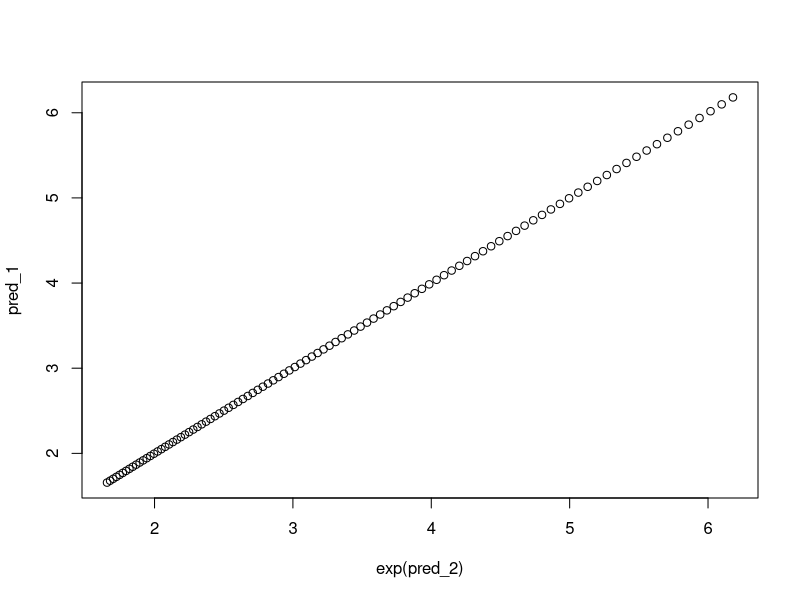

R code for this plot:
## ---- chunk 1
knitr::opts_chunk$set(echo = TRUE)
## ---- chunk 2
SPLIT_half = function(n){
  ind = c(1:n)
  train_ind = sort(sample(ind,floor(n/2)))
  return(train_ind)
}
FIT_lm = function(data,train_ind,form,outcome_name){
  n = dim(data)[1]
  data_train = subset(data,c(1:n)%in%train_ind)
  mod = lm(formula=form,data=data_train)
  return(mod)
}
CVM_lm = function(fit,data,train_ind,form,outcome_name){
  n = dim(data)[1]
  data_test = subset(data,!(c(1:n)%in%train_ind))
  pred = predict(fit,newdata=data_test)
  actual = data_test[,outcome_name]
  mean_squared_error = mean((pred-actual)^2)
  return(mean_squared_error)
}
CV_simple_fun = function(data,SPLIT,FIT,CVM,...){
  n = dim(data)[1]
  train_ind = SPLIT(n)
  fit = FIT(data=data,train_ind=train_ind,...)
  cvm = CVM(fit=fit,data=data,train_ind=train_ind,...)
  return(cvm)
}
## ---- chunk 3
data(faithful)
form = eruptions ~ waiting
outcome_name = "eruptions"
CV_simple_fun(faithful,SPLIT_half,FIT_lm,CVM_lm,form=form,outcome_name=outcome_name)
## ---- chunk 4
form = eruptions ~ poly(waiting,5)
outcome_name = "eruptions"
CV_simple_fun(faithful,SPLIT_half,FIT_lm,CVM_lm,form=form,outcome_name=outcome_name)
## ---- chunk 5
CV_simple_fun_new = function(data,SPLIT,FIT,CVM,...){
  n = dim(data)[1]
  if(class(SPLIT)=="function"){
    train_ind = SPLIT(n)
  }else{
    train_ind = SPLIT
  }
  fit = FIT(data=data,train_ind=train_ind,...)
  cvm = CVM(fit=fit,data=data,train_ind=train_ind,...)
  return(list(cvm=cvm,train_ind = train_ind))
}
## ---- chunk 6
form_1 = eruptions ~ waiting
cv_poly_1 = CV_simple_fun_new(faithful,SPLIT_half,FIT_lm,CVM_lm,form=form_1,outcome_name=outcome_name)
form_5 = eruptions ~ poly(waiting,5)
cv_poly_5 = CV_simple_fun_new(faithful,cv_poly_1$train_ind,FIT_lm,CVM_lm,form=form_5,outcome_name=outcome_name)
print(c(cv_poly_1$cvm,cv_poly_5$cvm))
print(cbind(cv_poly_1$train_ind,cv_poly_5$train_ind))
## ---- chunk 7
SPLIT_percent = function(n,p=0.5){
  ind = c(1:n)
  train_ind = sort(sample(ind,floor(n*p)))
  return(train_ind)  
}
## ---- chunk 8
SPLIT_fifth = function(n){return(SPLIT_percent(n,1/5))}
## ---- chunk 9
cv_poly_1 = CV_simple_fun_new(faithful,SPLIT_fifth,FIT_lm,CVM_lm,form=form_1,outcome_name=outcome_name)
cv_poly_5 = CV_simple_fun_new(faithful,cv_poly_1$train_ind,FIT_lm,CVM_lm,form=form_5,outcome_name=outcome_name)
print(c(cv_poly_1$cvm,cv_poly_5$cvm))
print(cbind(cv_poly_1$train_ind,cv_poly_5$train_ind))
## ---- chunk 10
SPLIT_Kfold = function(n,K){
  ind = c(1:n)
  out = list()
  for(i in 1:(K-1)){
    size = length(ind)*1/(K-i+1)
    split = sort(sample(ind,size))
    ind = ind[ !( ind %in% split ) ]
    out[[i]] = split
  }
  out[[K]] = ind
  return(out)
}
SPLIT_Kfold(34,6)
## ---- chunk 11
CV_Kfold = function(data,K_SPLIT,FIT,CVM,...){
  n = dim(data)[1]
  if(class(K_SPLIT)=="list"){
    split_ind = K_SPLIT
    K = length(K_SPLIT)
  }else{
    split_ind = SPLIT_Kfold(n,K_SPLIT)
    K = K_SPLIT
  }
  cvm = rep(NA,K)
  ind = c(1:n)
  for(i in 1:K){
    train_ind = ind[ -split_ind[[i]] ]
    fit = FIT(data=data,train_ind=train_ind,...)
    cvm[i] = CVM(fit=fit,data=data,train_ind=train_ind,...)
  }
  return(list(cvm = cvm, avg_cvm = mean(cvm), split_ind = split_ind))
}
## ---- chunk 12
cv_poly_1 = CV_Kfold(faithful,K_SPLIT = 5,FIT_lm,CVM_lm,form=form_1,outcome_name=outcome_name)
cv_poly_5 = CV_Kfold(faithful,K_SPLIT = cv_poly_1$split_ind,FIT_lm,CVM_lm,form=form_5,outcome_name=outcome_name)
print(c(cv_poly_1$avg_cvm,cv_poly_5$avg_cvm))
## ---- chunk 13
cv_poly_1 = CV_Kfold(faithful,K_SPLIT = 10,FIT_lm,CVM_lm,form=form_1,outcome_name=outcome_name)
cv_poly_5 = CV_Kfold(faithful,K_SPLIT = cv_poly_1$split_ind,FIT_lm,CVM_lm,form=form_5,outcome_name=outcome_name)
print(c(cv_poly_1$avg_cvm,cv_poly_5$avg_cvm))
## ---- chunk 14
K = 10
K_SPLIT = SPLIT_Kfold(dim(faithful)[1],K)
maxD = 15
avg_cvm = rep(NA,maxD)
for(D in 1:maxD){
  form = eruptions ~ poly(waiting,D)
  cv_poly_D = CV_Kfold(faithful,K_SPLIT,FIT_lm,CVM_lm,form=form,outcome_name=outcome_name)
  avg_cvm[D] = cv_poly_D$avg_cvm
}
print(avg_cvm)
print(which(avg_cvm==min(avg_cvm)))
## ---- chunk 15
mod_gamma = glm(eruptions~waiting,data=faithful,family=Gamma(link="log"))
summary(mod_gamma)
newdata = data.frame(
  eruptions = NA,
  waiting=seq(min(faithful$waiting),max(faithful$waiting),length.out=100)
  )
pred_1 = predict(mod_gamma,newdata=newdata,type="response")
pred_2 = predict(mod_gamma,newdata=newdata,type="link")
plot(pred_1~exp(pred_2)) #recall, link was log function, so this is undoing the link to get to the response, so this should be a line with slope 1 and intercept 0, we are just checking to see that everything is behaving like we expect
## ---- chunk 16
FIT_glm = function(data,train_ind,form,outcome_name){
  n = dim(data)[1]
  data_train = subset(data,c(1:n)%in%train_ind)
  mod = glm(formula=form,data=data_train,family=Gamma(link="log"))
  return(mod)
}
CVM_glm = function(fit,data,train_ind,form,outcome_name){
  n = dim(data)[1]
  data_test = subset(data,!(c(1:n)%in%train_ind))
  pred = predict(fit,newdata=data_test,type="response")
  actual = data_test[,outcome_name]
  mean_absolute_error = mean(abs(pred-actual))
  return(mean_absolute_error)
}
## ---- chunk 17
n = nrow(faithful) #length(data)
cv_poly_1 = CV_Kfold(faithful,n,FIT_glm,CVM_glm,form=form_1,outcome_name=outcome_name)
cv_poly_5 = CV_Kfold(faithful,n,FIT_glm,CVM_glm,form=form_5,outcome_name=outcome_name)
c(cv_poly_1$avg_cvm,cv_poly_5$avg_cvm)

# could do this instead
#n = nrow(faithful)
#splits = SPLIT_Kfold(n,K=n)
#CV_Kfold(data,splits,fit,cvm,args)
## ---- chunk 18
K = 10
K_SPLIT = SPLIT_Kfold(dim(faithful)[1],K)
maxD = 15
avg_cvm = rep(NA,maxD)
for(D in 1:maxD){
  form = eruptions ~ poly(waiting,D)
  cv_poly_D = CV_Kfold(faithful,K_SPLIT,FIT_glm,CVM_glm,form=form,outcome_name=outcome_name)
  avg_cvm[D] = cv_poly_D$avg_cvm
}
avg_cvm
which(avg_cvm==min(avg_cvm))
## ---- chunk 19
#K = 10
#K_SPLIT = SPLIT_Kfold(dim(faithful)[1],K)
maxD = 15
avg_cvm = rep(NA,maxD)
for(D in 1:maxD){
  form = eruptions ~ poly(waiting,D)
  cv_poly_D = CV_Kfold(faithful,n/2,FIT_glm,CVM_glm,form=form,outcome_name=outcome_name)
  avg_cvm[D] = cv_poly_D$avg_cvm
}
avg_cvm
which(avg_cvm==min(avg_cvm))
